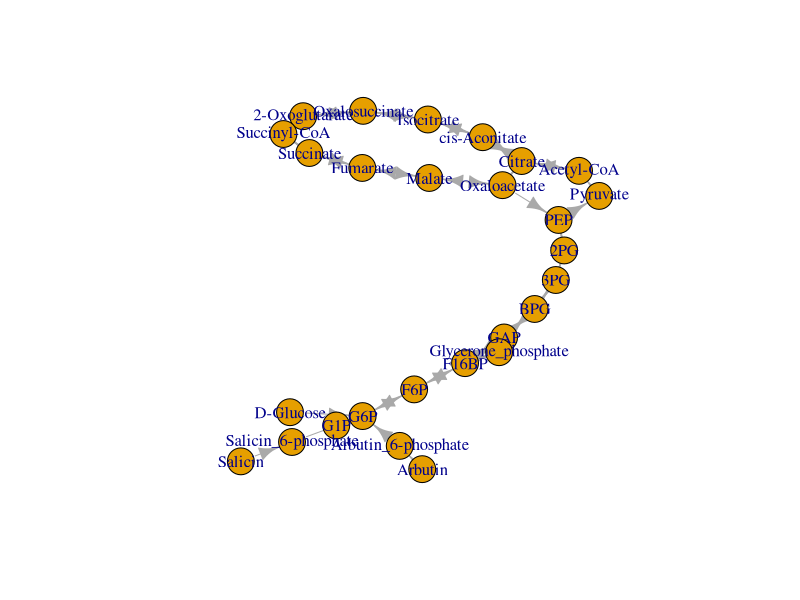
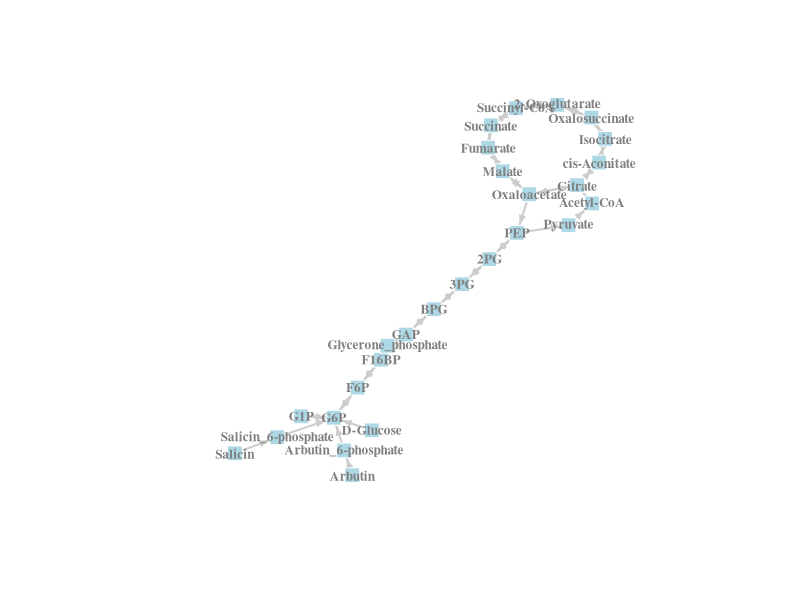
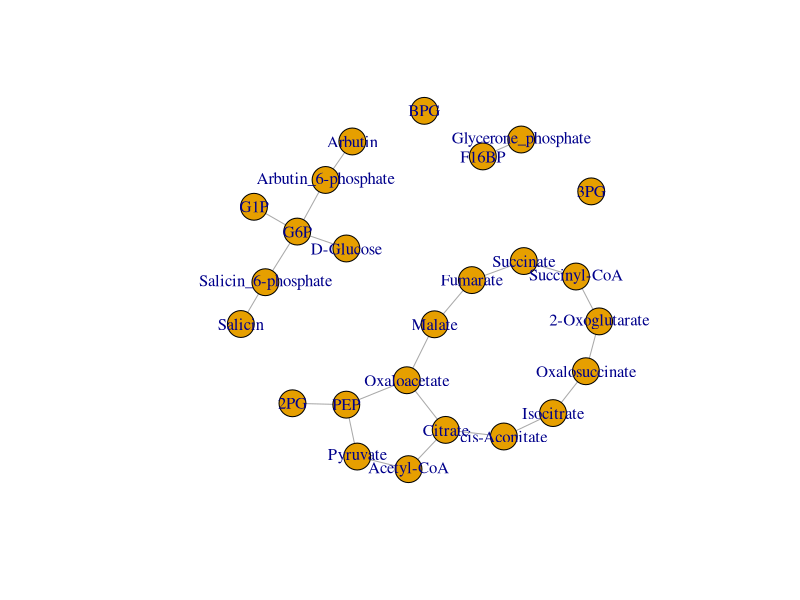
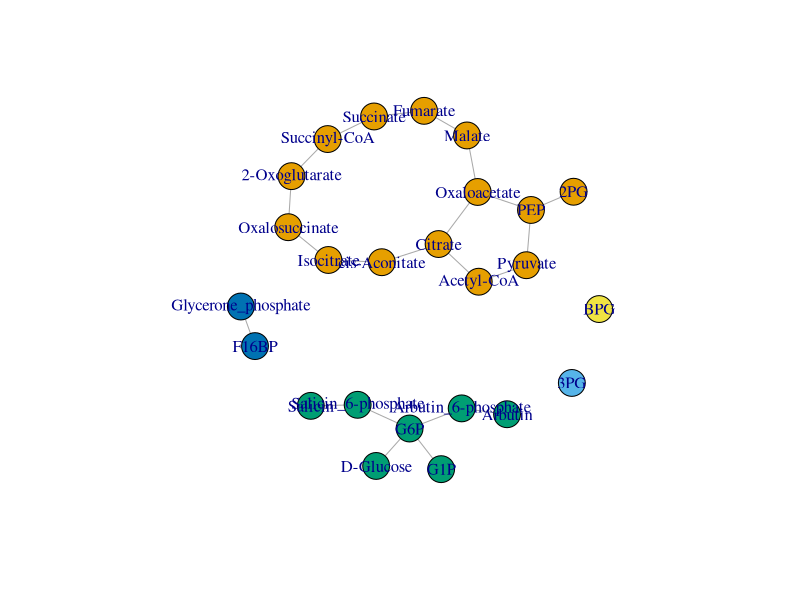
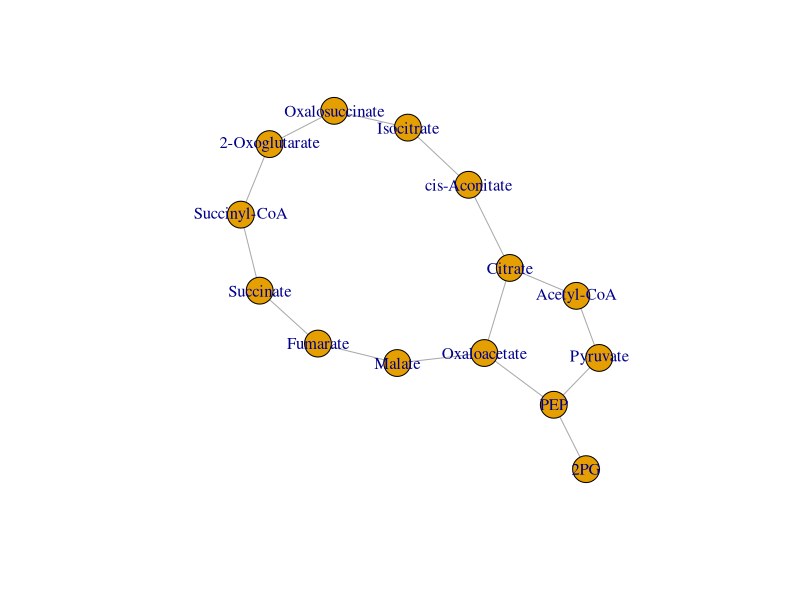

These charts were generated, in order, by the following R code:
## ---- chunk 1
library(igraph)
## ---- chunk 2
d <- read.table("../data/eco_EM+TCA.txt")
## ---- chunk 3
# 有向ネットワークで読み込む
g <- graph.data.frame(d, directed=T)
# 多重エッジや自己ループを削除する。
g <- simplify(g, remove.multiple=T, remove.loops=T)
g
## ---- chunk 4
plot(g)
## ---- chunk 5
plot(g,
  vertex.size=8, #ノードの大きさ
  vertex.shape="square", #ノードの形 names(igraph:::.igraph.shapes) で使える形を確認できる
  vertex.label=V(g)$name, #ノード属性nameをノードラベルにする。
  vertex.color="lightblue",
  vertex.label.color="gray50", #ノードのラベルの色
  #ノードのラベルのスタイル 1: 普通, 2: 太字, 3: 斜体, 4: 太字斜体, 5: ギリシャ文字
  vertex.label.font=2,
  vertex.frame.color="white", #ノードの枠の色
  vertex.label.cex=0.8, #ノードラベルの文字サイズ
  edge.width=2, #エッジ属性weightをエッジの太さとする
  edge.arrow.size=0.5, # 矢印の大きさ
  edge.color="gray80", #エッジの色
  # ネットワークのレイアウト手法 help(layout,igraph)で使える手法を確認できる
  layout=layout.fruchterman.reingold #ネットワークのレイアウト手法
)
## ---- chunk 6
g <- as.undirected(g)
g
## ---- chunk 7
g <- delete_vertices(g, c("F6P", "GAP"))
## ---- chunk 8
g <- delete_edges(g, c("2PG|3PG", "3PG|BPG"))
# ネットワークの描画
plot(g)
## ---- chunk 9
cls <- clusters(g, "weak")
# 結果
cls
## ---- chunk 10
plot(g, vertex.color=cls$membership)
## ---- chunk 11
# 最大連結成分に属さないノードを削除する
g <- delete_vertices(g, subset(V(g), cls$membership!=which(cls$csize==max(cls$csize))[[1]]))
# ネットワークを描画
plot(g)
